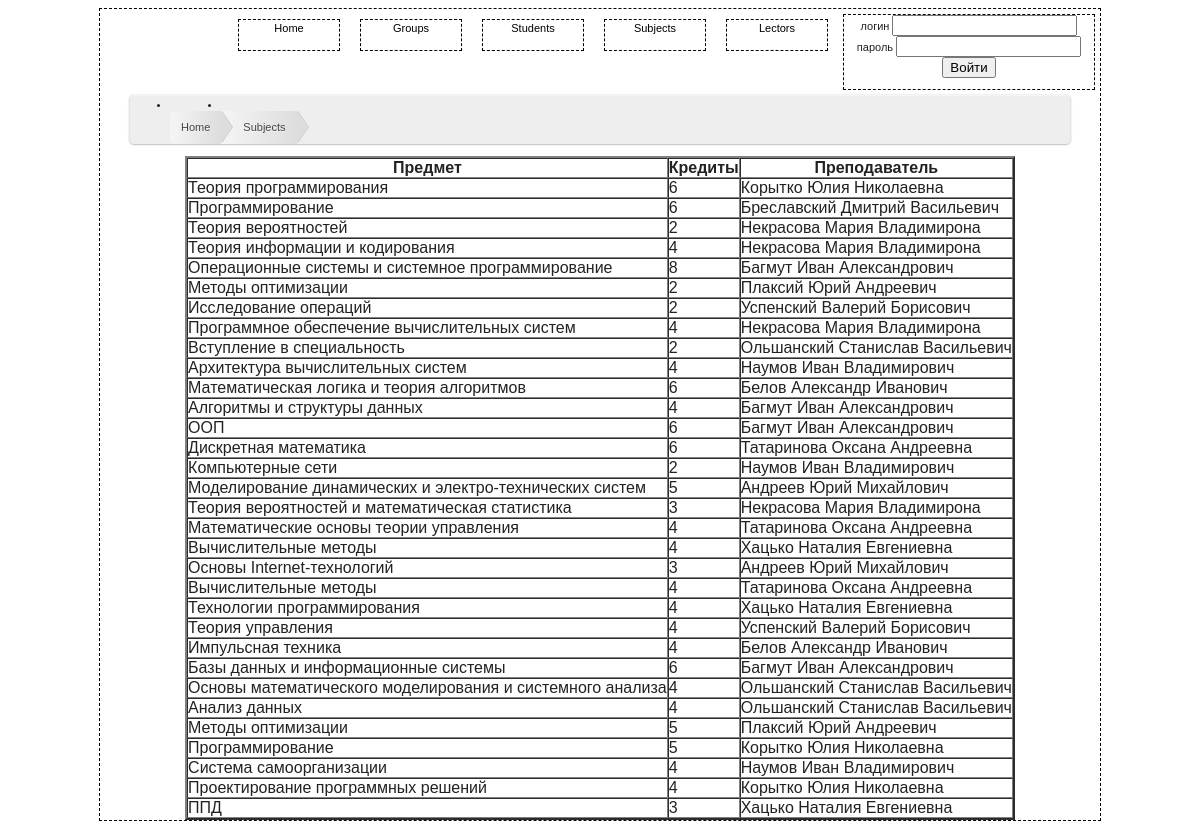
The page /list.php?info=subjects on the database its author committed.
### tables this page shows
CREATE TABLE IF NOT EXISTS `subjects` (
  `subject_id` int(10) NOT NULL AUTO_INCREMENT,
  `subject_title` text,
  `subject_credits` int(11) DEFAULT NULL,
  `lector_id` int(10) DEFAULT NULL,
  PRIMARY KEY (`subject_id`),
  KEY `subjects_fk1` (`lector_id`)
);

CREATE TABLE IF NOT EXISTS `lectors` (
  `lector_id` int(10) NOT NULL AUTO_INCREMENT,
  `lector_name` text,
  `lector_position` text,
  `lector_email` text,
  `lector_login` tinytext,
  `lector_password` tinytext,
  `role` int(11) DEFAULT NULL,
  PRIMARY KEY (`lector_id`)
);

### subjects.php (the view, shortened to what this page needs)
<?php
	echo "<ul id=\"breadcrumbs\">
        <li><a href=\"index.php\">Home</a></li>
        <li><a href=\"list.php?info=subjects\">Subjects</a></li>
    </ul>";
	$sort="";
	$query="SELECT * FROM subjects".$sort;
    $result=mysql_query($query);
	$query1="(SELECT l.role FROM lectors l WHERE lector_login='".$_SESSION['login']."') UNION
			 (SELECT s.role FROM students s WHERE student_email='".$_SESSION['login']."' OR parent_email='".$_SESSION['login']."')";
	$acess_result=mysql_query($query1);
	$acess= mysql_fetch_array($acess_result);
	$role=$acess['role'];
	if (!empty($_SESSION['login']) && $role==2){
		echo"<table border=2 cellpadding=0 cellspacing=0>";
		echo"<TR><TH> <a href=\"list.php?info=subjects&sort=ASC\"> &uarr; </a> </TH><TH>Предмет</TH> <TH><a href=\"list.php?info=subjects&sort=DESC\">&darr; </a></TH><TH>Кредиты</TH><TH>Преподаватель</TH></TR>";
		$querySubject="SELECT l.lector_name,s.subject_id FROM lectors l JOIN subjects s ON l.lector_login='".$_SESSION['login']."'
						 AND l.lector_id=s.lector_id";
		$subjectResult=mysql_query($querySubject) or die(mysql_error());
		$getSubject=mysql_fetch_array($subjectResult);
		while($row=mysql_fetch_array($result)){
			$query2="select lector_name from lectors where lector_id=".$row['lector_id'];
			$resultlectors=mysql_query($query2);
			$rowlector=mysql_fetch_array($resultlectors);
			if ($getSubject['subject_id']==$row['subject_id']){
				echo"<tr><td colspan=\"3\"><a href=\"subjects_details.php?subjectId=".$row['subject_id']."\" style=\"color: red\">".$row['subject_title']."</td><td>".$row['subject_credits']."</td>
					 <td>".$rowlector['lector_name']."</td></tr>";
				$getSubject=mysql_fetch_array($subjectResult);
			}
				else {
				echo"<tr><td colspan=\"3\">".$row['subject_title']."</td><td>".$row['subject_credits']."</td>
					 <td>".$rowlector['lector_name']."</td></tr>";
					 }
		}
		echo"</table>";
	} else{
		echo"<table border=2 cellpadding=0 cellspacing=0>";
		echo"<TR><TH>Предмет</TH><TH>Кредиты</TH><TH>Преподаватель</TH></TR>";
		while($row=mysql_fetch_array($result)){
			$query2="select lector_name from lectors where lector_id=".$row['lector_id'];
			$resultlectors=mysql_query($query2);
			$rowlector=mysql_fetch_array($resultlectors);
			echo"<tr><td>".$row['subject_title']."</td><td>".$row['subject_credits']."</td><td>".$rowlector['lector_name']."</td></tr>";
		}
		echo"</table>";
	}

### css/index.css (style rules this page uses)
a { margin-top:15px; text-decoration: none; color: #000; }
#breadcrumbs { background: #eee; border-width: 1px; border-style: solid; border-color: #f5f5f5 #e5e5e5 #ccc; border-radius: 5px; box-shadow: 0 0 2px rgba(0,0,0,.2); overflow: hidden; width: 90%; }
#breadcrumbs li { float: left; }
#breadcrumbs a { padding: .7em 1em .7em 2em; float: left; text-decoration: none; color: #444; position: relative; text-shadow: 0 1px 0 rgba(255,255,255,.5); background-color: #ddd; background-image: linear-gradient(to right, #f5f5f5, #ddd); }
#breadcrumbs li:first-child a { padding-left: 1em; border-radius: 5px 0 0 5px; }
#breadcrumbs a::after, #breadcrumbs a::before { content: ""; position: absolute; top: 50%; margin-top: -1.5em; border-top: 1.5em solid transparent; border-bottom: 1.5em solid transparent; border-left: 1em solid; right: -1em; }
#breadcrumbs a::after { z-index: 2; border-left-color: #ddd; }
#breadcrumbs a::before { border-left-color: #ccc; right: -1.1em; z-index: 1; }

### list.php (style rules this page uses)
body { font: 11px Tahoma, "Trebuchet MS", Tahoma, sans-serif; line-height: 1.6em; color: #222; }

### rows shown on the page
subjects: subject_title "Теория программирования", subject_credits "6", lector.lector_name "Корытко Юлия Николаевна"
subjects: subject_title "Программирование", subject_credits "6", lector.lector_name "Бреславский Дмитрий Васильевич"
subjects: subject_title "Теория вероятностей", subject_credits "2", lector.lector_name "Некрасова Мария Владимирона"
subjects: subject_title "Теория информации и кодирования", subject_credits "4", lector.lector_name "Некрасова Мария Владимирона"
subjects: subject_title "Операционные системы и системное программирование", subject_credits "8", lector.lector_name "Багмут Иван Александрович"
subjects: subject_title "Методы оптимизации", subject_credits "2", lector.lector_name "Плаксий Юрий Андреевич"
subjects: subject_title "Исследование операций", subject_credits "2", lector.lector_name "Успенский Валерий Борисович"
subjects: subject_title "Программное обеспечение вычислительных систем", subject_credits "4", lector.lector_name "Некрасова Мария Владимирона"
subjects: subject_title "Вступление в специальность", subject_credits "2", lector.lector_name "Ольшанский Станислав Васильевич"
subjects: subject_title "Архитектура вычислительных систем", subject_credits "4", lector.lector_name "Наумов Иван Владимирович"
subjects: subject_title "Математическая логика и теория алгоритмов", subject_credits "6", lector.lector_name "Белов Александр Иванович"
subjects: subject_title "Алгоритмы и структуры данных", subject_credits "4", lector.lector_name "Багмут Иван Александрович"
subjects: subject_title "ООП", subject_credits "6", lector.lector_name "Багмут Иван Александрович"
subjects: subject_title "Дискретная математика", subject_credits "6", lector.lector_name "Татаринова Оксана Андреевна"
subjects: subject_title "Компьютерные сети", subject_credits "2", lector.lector_name "Наумов Иван Владимирович"
subjects: subject_title "Моделирование динамических и электро-технических систем", subject_credits "5", lector.lector_name "Андреев Юрий Михайлович"
subjects: subject_title "Теория вероятностей и математическая статистика", subject_credits "3", lector.lector_name "Некрасова Мария Владимирона"
subjects: subject_title "Математические основы теории управления", subject_credits "4", lector.lector_name "Татаринова Оксана Андреевна"
subjects: subject_title "Вычислительные методы", subject_credits "4", lector.lector_name "Хацько Наталия Евгениевна"
subjects: subject_title "Основы Internet-технологий", subject_credits "3", lector.lector_name "Андреев Юрий Михайлович"
subjects: subject_title "Вычислительные методы", subject_credits "4", lector.lector_name "Татаринова Оксана Андреевна"
subjects: subject_title "Технологии программирования", subject_credits "4", lector.lector_name "Хацько Наталия Евгениевна"
subjects: subject_title "Теория управления", subject_credits "4", lector.lector_name "Успенский Валерий Борисович"
subjects: subject_title "Импульсная техника", subject_credits "4", lector.lector_name "Белов Александр Иванович"
subjects: subject_title "Базы данных и информационные системы", subject_credits "6", lector.lector_name "Багмут Иван Александрович"
subjects: subject_title "Основы математического моделирования и системного анализа", subject_credits "4", lector.lector_name "Ольшанский Станислав Васильевич"
subjects: subject_title "Анализ данных", subject_credits "4", lector.lector_name "Ольшанский Станислав Васильевич"
subjects: subject_title "Методы оптимизации", subject_credits "5", lector.lector_name "Плаксий Юрий Андреевич"
subjects: subject_title "Программирование", subject_credits "5", lector.lector_name "Корытко Юлия Николаевна"
subjects: subject_title "Система самоорганизации", subject_credits "4", lector.lector_name "Наумов Иван Владимирович"
subjects: subject_title "Проектирование программных решений", subject_credits "4", lector.lector_name "Корытко Юлия Николаевна"
subjects: subject_title "ППД", subject_credits "3", lector.lector_name "Хацько Наталия Евгениевна"
